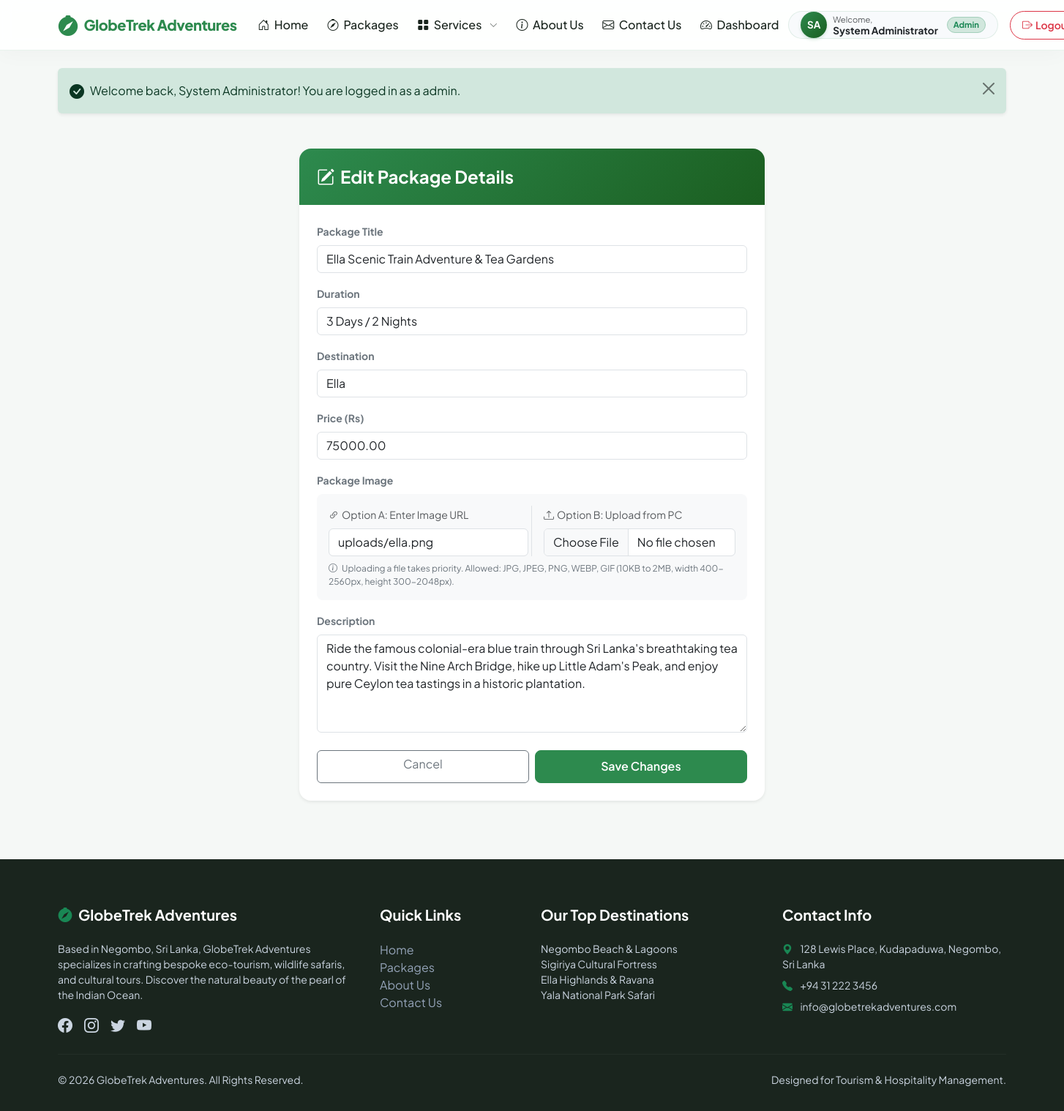
The app's page /edit_package.php?id=3 (signed in) with its own data.
### tables this page shows
CREATE TABLE IF NOT EXISTS `packages` (
  `id` INT AUTO_INCREMENT PRIMARY KEY,
  `title` VARCHAR(150) NOT NULL,
  `description` TEXT NOT NULL,
  `destination` VARCHAR(100) NOT NULL,
  `price` DECIMAL(10, 2) NOT NULL,
  `duration` VARCHAR(50) NOT NULL,
  `image_url` VARCHAR(255) DEFAULT NULL,
  `created_at` TIMESTAMP DEFAULT CURRENT_TIMESTAMP
);

### edit_package.php (the view, shortened to what this page needs)
<?php
require_once __DIR__ . '/includes/header.php';
$package_id = intval($_GET['id'] ?? 0);
try {
    $stmt = $pdo->prepare("SELECT * FROM packages WHERE id = :id");
    $stmt->execute([':id' => $package_id]);
    $pkg = $stmt->fetch();
} catch (PDOException $e) {
    die("Database error: " . $e->getMessage());
}
?>
<div class="container my-5">
    <div class="row justify-content-center">
        <div class="col-md-8 col-lg-6">
            <div class="card border-0 shadow-sm rounded-4 overflow-hidden bg-white">
                <div class="p-4 text-white" style="background: linear-gradient(135deg, #2d8a4e 0%, #1b5e20 100%);">
                    <h4 class="mb-0 fw-bold"><i class="bi bi-pencil-square me-2"></i>Edit Package Details</h4>
                </div>
                <div class="card-body p-4">
                    <form action="edit_package.php?id=<?php echo $package_id; ?>" method="POST" enctype="multipart/form-data">
                        <div class="mb-3">
                            <label class="form-label small fw-bold text-secondary">Package Title</label>
                            <input type="text" class="form-control" name="title" value="<?php echo htmlspecialchars($pkg['title']); ?>" required>
                        </div>
                        <div class="mb-3">
                            <label class="form-label small fw-bold text-secondary">Duration</label>
                            <input type="text" class="form-control" name="duration" value="<?php echo htmlspecialchars($pkg['duration']); ?>" required>
                        </div>
                        <div class="mb-3">
                            <label class="form-label small fw-bold text-secondary">Destination</label>
                            <input type="text" class="form-control" name="destination" value="<?php echo htmlspecialchars($pkg['destination']); ?>" required>
                        </div>
                        <div class="mb-3">
                            <label class="form-label small fw-bold text-secondary">Price (Rs)</label>
                            <input type="number" class="form-control" name="price" step="0.01" min="1" value="<?php echo htmlspecialchars($pkg['price']); ?>" required>
                        </div>
                        <div class="mb-3">
                            <label class="form-label small fw-bold text-secondary">Package Image</label>
                            <div class="card bg-light border-0 p-3 rounded-3 mb-2">
                                <div class="row g-2">
                                    <div class="col-md-6 border-end">
                                        <label class="form-label small text-muted"><i class="bi bi-link-45deg me-1"></i>Option A: Enter Image URL</label>
                                        <input type="url" class="form-control bg-white" name="image_url" value="<?php echo htmlspecialchars($pkg['image_url']); ?>" placeholder="https://images.unsplash.com/... (optional)">
                                    </div>
                                    <div class="col-md-6 ps-md-3">
                                        <label class="form-label small text-muted"><i class="bi bi-upload me-1"></i>Option B: Upload from PC</label>
                                        <input type="file" class="form-control bg-white" name="image_file" accept="image/*">
                                    </div>
                                </div>
                                <div class="form-text mt-2 small text-secondary" style="font-size: 0.75rem;">
                                    <i class="bi bi-info-circle me-1"></i> Uploading a file takes priority. Allowed: JPG, JPEG, PNG, WEBP, GIF (10KB to 2MB, width 400-2560px, height 300-2048px).
                                </div>
                            </div>
                        </div>
                        <div class="mb-4">
                            <label class="form-label small fw-bold text-secondary">Description</label>
                            <textarea class="form-control" name="description" rows="5" required><?php echo htmlspecialchars($pkg['description']); ?></textarea>
                        </div>
                        <div class="d-flex gap-2">
                            <a href="dashboard.php?tab=packages" class="btn btn-outline-secondary w-50 py-2.5">Cancel</a>
                            <button type="submit" class="btn btn-primary w-50 py-2.5">Save Changes</button>
                        </div>
                    </form>
                </div>
            </div>
        </div>
    </div>
</div>
<?php require_once __DIR__ . '/includes/footer.php'; ?>

### css/style.css (style rules this page uses)
:root { --primary-color: #2d8a4e; --primary-hover: #1f6036; --primary-light: #e8f5e9; --primary-dark: #1b5e20; --secondary-color: #f1f8f5; --dark-color: #1a251e; --light-color: #ffffff; --body-bg: #f5f8f6; --card-shadow: 0 10px 30px rgba(45, 138, 78, 0.06); --hover-shadow: 0 15px 35px rgba(45, 138, 78, 0.12); --border-radius-sm: 8px; --border-radius-md: 16px; --border-radius-lg: 24px; --font-sans: 'Plus Jakarta Sans', sans-serif; --transition: all 0.3s cubic-bezier(0.4, 0, 0.2, 1); }
body { font-family: var(--font-sans); background-color: var(--body-bg); color: var(--dark-color); overflow-x: hidden; }
h1, h2, h3, h4, h5, h6 { font-weight: 700; }
.btn-primary { background-color: var(--primary-color); border-color: var(--primary-color); color: var(--light-color); font-weight: 600; padding: 0.6rem 1.5rem; border-radius: var(--border-radius-sm); transition: var(--transition); }

### records on screen
packages: title "Ella Scenic Train Adventure & Tea Gardens", duration "3 Days / 2 Nights", destination "Ella", price "75000.00", image_url "uploads/ella.png", description "Ride the famous colonial-era blue train through Sri Lanka's breathtaking tea country. Visit the Nine Arch Bridge, hike up Little Adam's Peak, and enjoy pure Ceylon tea tastings in a historic plantation."

### other values on screen
substr($initials, 0, 2) "SA"
$_SESSION['user_name'] "System Administrator"
$_SESSION['user_role'] "Admin"
$_SESSION['flash_success'] "Welcome back, System Administrator! You are logged in as a admin."
